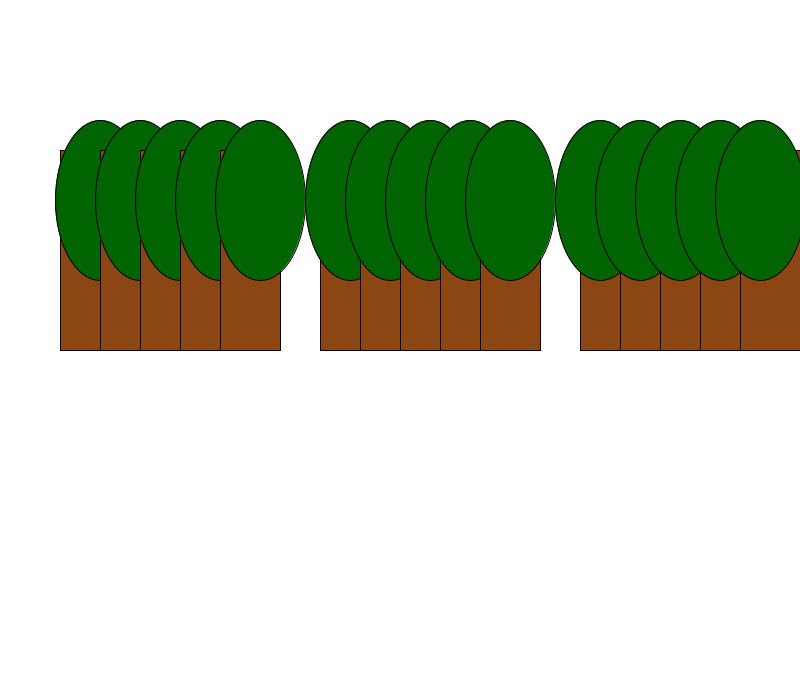
Frame 1 (no input)
Frame 60 (the mouse pressed at the canvas centre just before this capture): identical to frame 1, image omitted
Frame 120 (the mouse held since frame 60 and released just before this capture): identical to frame 1, image omitted

The Processing sketch that drew this single still picture (run headless with seeded random() and noise(); from frame 60 on, the mouse is pressed at the canvas centre):

// Processing sketch: opdracht_9_10
// ── opdracht_9_10.pde


void setup(){
  size(800,700);
}

void draw(){
  background(255);
 
  int xWaarde = 60;
int yWaarde = 150;
int a = 100;
int b = 200;

  for(int i = 0; i<5; i++){
    for(int j = 0; j<5; j++){
      fill(140,70,20);
      rect(xWaarde, yWaarde, 60, 200);
      fill(0,100,0);
      ellipse(a,b, 90, 160);
     xWaarde +=40;
     a += 40;
    }
    yWaarde = 150;
    xWaarde += 60;
    b = 200;
    a += 50;
  }
}
  
